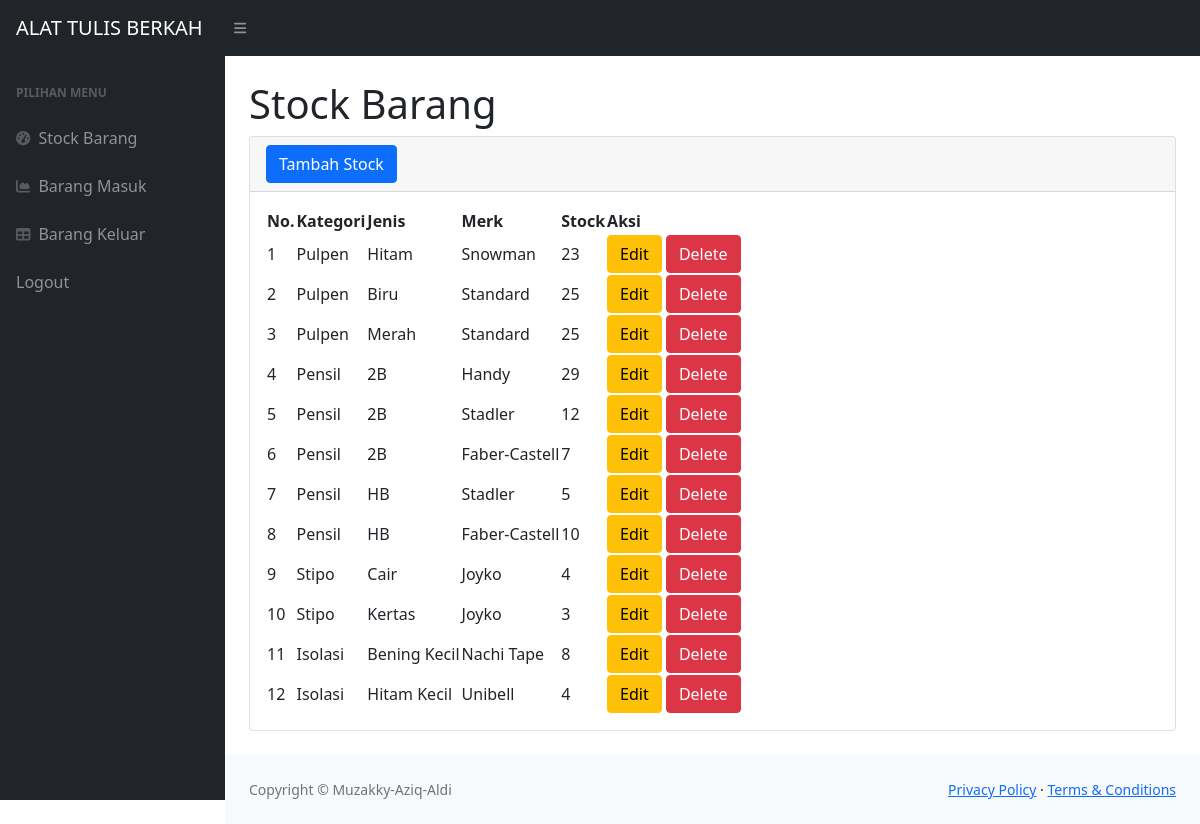
Screenshot of /index.php (signed in) with the database file from the repository.
### tables this page shows
CREATE TABLE `stockbarang` (
  `idbarang` int(11) NOT NULL,
  `kategori` varchar(50) NOT NULL,
  `jenis` varchar(50) NOT NULL,
  `merk` varchar(25) NOT NULL,
  `stock` int(11) NOT NULL
);

### index.php (the view, shortened to what this page needs)
<?php
require 'function.php';
?>
<!DOCTYPE html>
<html lang="en">
    <head>
        <link href="https://cdn.jsdelivr.net/npm/simple-datatables@latest/dist/style.css" rel="stylesheet" />
        <link href="css/styles.css" rel="stylesheet" />
    </head>
    <body class="sb-nav-fixed">
        <nav class="sb-topnav navbar navbar-expand navbar-dark bg-dark">
            <a class="navbar-brand ps-3" href="index.php">ALAT TULIS BERKAH</a>
            <button class="btn btn-link btn-sm order-1 order-lg-0 me-4 me-lg-0" id="sidebarToggle" href="#"><i class="fas fa-bars"></i></button>
        </nav>
        <div id="layoutSidenav">
            <div id="layoutSidenav_nav">
                <nav class="sb-sidenav accordion sb-sidenav-dark" id="sidenavAccordion">
                    <div class="sb-sidenav-menu">
                        <div class="nav">
                            <div class="sb-sidenav-menu-heading">Pilihan Menu</div>
                            <a class="nav-link" href="index.php">
                                <div class="sb-nav-link-icon"><i class="fas fa-tachometer-alt"></i></div>
                                Stock Barang
                            </a>
                            <a class="nav-link" href="masuk.php">
                                <div class="sb-nav-link-icon"><i class="fas fa-chart-area"></i></div>
                                Barang Masuk
                            </a>
                            <a class="nav-link" href="keluar.php">
                                <div class="sb-nav-link-icon"><i class="fas fa-table"></i></div>
                                Barang Keluar
                            </a>
                            <a class="nav-link" href="logout.php">
                                Logout
                            </a>
                        </div>
                    </div>
                </nav>
            </div>
            <div id="layoutSidenav_content">
                <main>
                    <div class="container-fluid px-4">
                        <h1 class="mt-4">Stock Barang</h1>
                        <div class="card mb-4">
                            <div class="card-header">
                                <button type="button" class="btn btn-primary" data-bs-toggle="modal" data-bs-target="#myModal">
                                    Tambah Stock
                                </button>
                            </div>
                            <div class="card-body">
                                <table id="datatablesSimple">
                                    <thead>
                                        <tr>
                                            <th>No.</th>
                                            <th>Kategori</th>
                                            <th>Jenis</th>
                                            <th>Merk</th>
                                            <th>Stock</th>
                                            <th>Aksi</th>
                                        </tr>
                                    </thead>
                                    <tbody>
                                        <?php
                                            $ambilsemuadatastock = mysqli_query($conn,"SELECT * FROM stockbarang");
                                            $i = 1;
                                            while($data=mysqli_fetch_array($ambilsemuadatastock)){
                                                $kategori = $data['kategori'];
                                                $jenis = $data['jenis'];
                                                $merk = $data['merk'];
                                                $stock = $data['stock'];
                                                $idb = $data['idbarang'];
                                        ?>
                                        <tr>
                                            <td><?=$i++;?></td>
                                            <td><?=$kategori;?></td>
                                            <td><?=$jenis;?></td>
                                            <td><?=$merk;?></td>
                                            <td><?=$stock;?></td>
                                            <td>
                                                <button type="button" class="btn btn-warning" data-bs-toggle="modal" data-bs-target="#edit<?=$idb;?>"> Edit
                                                </button>
                                                <button type="button" class="btn btn-danger" data-bs-toggle="modal" data-bs-target="#delete<?=$idb;?>">  Delete
                                                </button>
                                            </td>
                                        </tr>
                                        <?php
                                        };
                                        ?>
                                    </tbody>
                                </table>
                            </div>
                        </div>
                    </div>
                </main>
                <footer class="py-4 bg-light mt-auto">
                    <div class="container-fluid px-4">
                        <div class="d-flex align-items-center justify-content-between small">
                            <div class="text-muted">Copyright &copy; Muzakky-Aziq-Aldi</div>
                            <div>
                                <a href="#">Privacy Policy</a>
                                &middot;
                                <a href="#">Terms &amp; Conditions</a>
                            </div>
                        </div>
                    </div>
                </footer>
            </div>
        </div>
    </body>
</html>

### rows the page displays
stockbarang: kategori "Pulpen", jenis "Hitam", merk "Snowman", stock "23"
stockbarang: kategori "Pulpen", jenis "Biru", merk "Standard", stock "25"
stockbarang: kategori "Pulpen", jenis "Merah", merk "Standard", stock "25"
stockbarang: kategori "Pensil", jenis "2B", merk "Handy", stock "29"
stockbarang: kategori "Pensil", jenis "2B", merk "Stadler", stock "12"
stockbarang: kategori "Pensil", jenis "2B", merk "Faber-Castell", stock "7"
stockbarang: kategori "Pensil", jenis "HB", merk "Stadler", stock "5"
stockbarang: kategori "Pensil", jenis "HB", merk "Faber-Castell", stock "10"
stockbarang: kategori "Stipo", jenis "Cair", merk "Joyko", stock "4"
stockbarang: kategori "Stipo", jenis "Kertas", merk "Joyko", stock "3"
stockbarang: kategori "Isolasi", jenis "Bening Kecil", merk "Nachi Tape", stock "8"
stockbarang: kategori "Isolasi", jenis "Hitam Kecil", merk "Unibell", stock "4"
